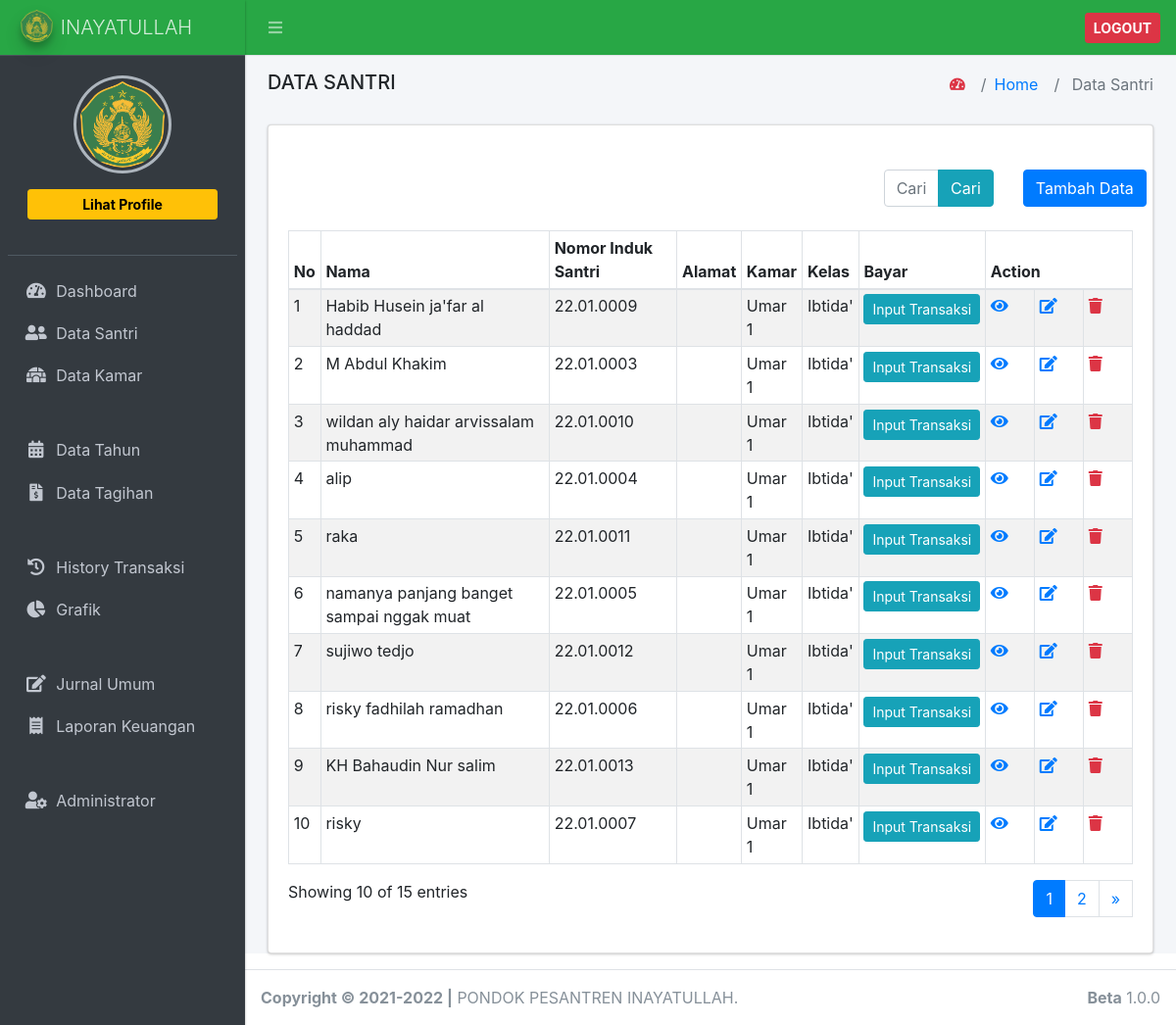
Screenshot of /index.php/data_santri with the database file from the repository.
### tables this page shows
CREATE TABLE `tb_data_santri` (
  `id` int(11) NOT NULL,
  `nama` varchar(200) NOT NULL,
  `nis` varchar(20) NOT NULL,
  `alamat` varchar(200) NOT NULL,
  `jenis_kelamin` enum('L','P') NOT NULL,
  `id_kamar` int(11) NOT NULL,
  `id_kelas` int(11) NOT NULL,
  `no_hp` varchar(20) NOT NULL,
  `password` varchar(20) NOT NULL,
  `tgl_masuk` date DEFAULT NULL,
  `foto` varchar(200) NOT NULL
);

CREATE TABLE `tb_kamar` (
  `id_kamar` int(11) NOT NULL,
  `nama_kamar` varchar(200) NOT NULL
);

CREATE TABLE `tb_kelas` (
  `id_kelas` int(11) NOT NULL,
  `nama_kelas` varchar(100) NOT NULL
);

### index.php (called while the page is built, shortened)
<?php
require_once BASEPATH.'core/CodeIgniter.php';

### application/config/config.php (called while the page is built, shortened)
<?php
$config['base_url'] = 'http://localhost/spp_inay/';
$config['index_page'] = '';
$config['uri_protocol']    = 'REQUEST_URI';
$config['url_suffix'] = '';
$config['language']    = 'english';
$config['charset'] = 'UTF-8';
$config['enable_hooks'] = FALSE;
$config['subclass_prefix'] = 'MY_';
$config['composer_autoload'] = FALSE;
$config['permitted_uri_chars'] = 'a-z 0-9~%.:_\-';
$config['enable_query_strings'] = FALSE;
$config['controller_trigger'] = 'c';
$config['function_trigger'] = 'm';
$config['directory_trigger'] = 'd';
$config['allow_get_array'] = TRUE;
$config['log_threshold'] = 0;
$config['log_path'] = '';
$config['log_file_extension'] = '';
$config['log_file_permissions'] = 0644;
$config['log_date_format'] = 'Y-m-d H:i:s';
$config['error_views_path'] = '';
$config['cache_path'] = '';
$config['cache_query_string'] = FALSE;
$config['encryption_key'] = '';
$config['sess_driver'] = 'files';
$config['sess_cookie_name'] = 'ci_session';
$config['sess_expiration'] = 7200;
$config['sess_save_path'] = NULL;
$config['sess_match_ip'] = FALSE;
$config['sess_time_to_update'] = 300;
$config['sess_regenerate_destroy'] = FALSE;
$config['cookie_prefix']    = '';
$config['cookie_domain']    = '';
$config['cookie_path']        = '/';
$config['cookie_secure']    = FALSE;
$config['cookie_httponly']     = FALSE;
$config['standardize_newlines'] = FALSE;
$config['global_xss_filtering'] = FALSE;
$config['csrf_protection'] = FALSE;
$config['csrf_token_name'] = 'csrf_test_name';
$config['csrf_cookie_name'] = 'csrf_cookie_name';
$config['csrf_expire'] = 7200;
$config['csrf_regenerate'] = TRUE;
$config['csrf_exclude_uris'] = array();
$config['compress_output'] = FALSE;
$config['time_reference'] = 'local';
$config['rewrite_short_tags'] = FALSE;
$config['proxy_ips'] = '';

### application/models/m_data_santri.php (called while the page is built, shortened)
<?php
class m_data_santri extends CI_Model
{
	public function get_all_data($limit, $start)
	{
		$this->db->join('tb_kamar', 'tb_kamar.id_kamar = tb_data_santri.id_kamar');
		$this->db->join('tb_kelas', 'tb_kelas.id_kelas = tb_data_santri.id_kelas');
		$this->db->order_by('nama_kamar', 'ASC');
		return $this->db->get('tb_data_santri', $limit, $start)->result();
	}
	public function count_search_data()
	{
		$keyword = $this->input->post('keyword');
		$this->db->join('tb_kamar', 'tb_kamar.id_kamar = tb_data_santri.id_kamar');
		$this->db->join('tb_kelas', 'tb_kelas.id_kelas = tb_data_santri.id_kelas');
		$this->db->like('nama', $keyword);
		$this->db->or_like('alamat', $keyword);
		$this->db->or_like('nama_kamar', $keyword);
		$this->db->or_like('nama_kelas', $keyword);
		return $this->db->get('tb_data_santri')->num_rows();
	}
}

### application/views/data_santri/index.php (the view, shortened to what this page needs)
<div class="card">
    <div class="card-body">
        <div id="example1_wrapper" class="dataTables_wrapper dt-bootstrap4">
            <div class="row d-flex">
                <div class="col-6">
                </div>
                <div class="col-6">
                </div>
            </div>
            <br>
            <div class="row d-flex ml-4">
                <div class="col-8">
                </div>
                <div class="col-2">
                    <form action="" method="post">
                        <div class="input-group input-group-md">
                            <input type="text" class="form-control" placeholder="Cari data santri.." name="keyword">
                            <span class="input-group-append">
                                <button type="submit" class="btn btn-info" data-toggle="tooltip" data-placement="top" title="Cari">Cari</button>
                            </span>
                        </div>
                    </form>
                </div>
                <div class="col-2">
                    <a href="<?= base_url('data_santri/add') ?>" type="button" class="btn btn-primary" data-toggle="tooltip" data-placement="top" title="Tambah Data">Tambah Data</a>
                </div>
            </div>
            <br>
            <div class="row">
                <div class="col-sm-12">
                    <table id="example1" class="table table-bordered table-striped table-sm dataTable" role="grid" aria-describedby="example1_info">
                        <thead>
                            <tr role="row">
                                <th class="sorting_asc" tabindex="0" aria-controls="example1" rowspan="1" colspan="1" aria-sort="ascending" aria-label="No: activate to sort column descending">No</th>
                                <th class="sorting" tabindex="0" aria-controls="example1" rowspan="1" colspan="1" aria-label="Nama: activate to sort column ascending">Nama</th>
                                <th class="sorting" tabindex="0" aria-controls="example1" rowspan="1" colspan="1" aria-label="Nama: activate to sort column ascending">Nomor Induk Santri</th>
                                <th class="sorting" tabindex="0" aria-controls="example1" rowspan="1" colspan="1" aria-label="Alamat: activate to sort column ascending">Alamat</th>
                                <th class="sorting" tabindex="0" aria-controls="example1" rowspan="1" colspan="1" aria-label="Kamar: activate to sort column ascending">Kamar</th>
                                <th class="sorting" tabindex="0" aria-controls="example1" rowspan="1" colspan="1" aria-label="Kelas: activate to sort column ascending">Kelas</th>
                                <th class="sorting" tabindex="0" aria-controls="example1" rowspan="1" colspan="1" aria-label="Kelas: activate to sort column ascending">Bayar</th>
                                <th class="sorting" tabindex="0" aria-controls="example1" rowspan="1" colspan="3" aria-label="Kelas: activate to sort column ascending">Action</th>
                            </tr>
                        </thead>
                        <tbody>
                            <?php
                            $no = 0;
                            foreach ($data_santri as $ds) {
                                $no++ ?>
                                <tr role="row" class="odd">
                                    <td><?= ++$start ?></td>
                                    <td><?= $ds->nama; ?></td>
                                    <td><?= $ds->nis; ?></td>
                                    <td><?= $ds->alamat; ?></td>
                                    <td><?= $ds->nama_kamar; ?></td>
                                    <td><?= $ds->nama_kelas; ?></td>
                                    <td width="50">
                                        <a type="button" class="btn btn-sm btn-info" data-toggle="tooltip" data-placement="top" title="Input Transaksi" href="<?= base_url('input_transaksi/view/') ?><?= $ds->id ?>">Input Transaksi</a>
                                    </td>
                                    <td width="50">
                                        <a class="text-primary" data-toggle="tooltip" data-placement="top" title="Detail" href="<?= base_url('data_santri/detail/') ?><?= $ds->id ?>"><i class="fa fa-eye"></i></a>
                                    </td>
                                    <td width="50">
                                        <a class="text-primary" data-toggle="tooltip" data-placement="top" title="Edit" href="<?= base_url('data_santri/edit/') ?><?= $ds->id ?>"><i class="fa fa-edit"></i></a>
                                    </td>
                                    <td width="50">
                                        <a href="<?= base_url('data_santri/hapus/') ?><?= $ds->id ?>" class="text-danger" onclick="return confirm('Yakin Hapus?')"><i class="fa fa-trash"></i></a>
                                    </td>
                                </tr>
                            <?php } ?>
                        </tbody>
                    </table>
                </div>
            </div>
            <div class="row">
                <div class="col-sm-12 col-md-5">
                    <div class="dataTables_info" id="example1_info" role="status" aria-live="polite">Showing <?= $no; ?> of <?= $jumlah_data; ?> entries</div>
                </div>
                <div class="col-sm-12 col-md-7 float-right">
                    <div class="dataTables_paginate paging_simple_numbers float-right" id="example1_paginate">
                        <?= $pagination; ?>
                    </div>
                </div>
            </div>
        </div>
    </div>
</div>

### rows the page displays
tb_data_santri: nama "Habib Husein ja'far al haddad", nis "22.01.0009", id_kamar.nama_kamar "Umar 1", id_kelas.nama_kelas "Ibtida'"
tb_data_santri: nama "M Abdul Khakim", nis "22.01.0003", id_kamar.nama_kamar "Umar 1", id_kelas.nama_kelas "Ibtida'"
tb_data_santri: nama "wildan aly haidar arvissalam muhammad", nis "22.01.0010", id_kamar.nama_kamar "Umar 1", id_kelas.nama_kelas "Ibtida'"
tb_data_santri: nama "alip", nis "22.01.0004", id_kamar.nama_kamar "Umar 1", id_kelas.nama_kelas "Ibtida'"
tb_data_santri: nama "raka", nis "22.01.0011", id_kamar.nama_kamar "Umar 1", id_kelas.nama_kelas "Ibtida'"
tb_data_santri: nama "namanya panjang banget sampai nggak muat", nis "22.01.0005", id_kamar.nama_kamar "Umar 1", id_kelas.nama_kelas "Ibtida'"
tb_data_santri: nama "sujiwo tedjo", nis "22.01.0012", id_kamar.nama_kamar "Umar 1", id_kelas.nama_kelas "Ibtida'"
tb_data_santri: nama "risky fadhilah ramadhan", nis "22.01.0006", id_kamar.nama_kamar "Umar 1", id_kelas.nama_kelas "Ibtida'"
tb_data_santri: nama "KH Bahaudin Nur salim", nis "22.01.0013", id_kamar.nama_kamar "Umar 1", id_kelas.nama_kelas "Ibtida'"
tb_data_santri: nama "risky", nis "22.01.0007", id_kamar.nama_kamar "Umar 1", id_kelas.nama_kelas "Ibtida'"

### other values shown
$title "DATA SANTRI"
$title "Data Santri"
$no "10"
$jumlah_data "15"
$pagination "1 2 »"
